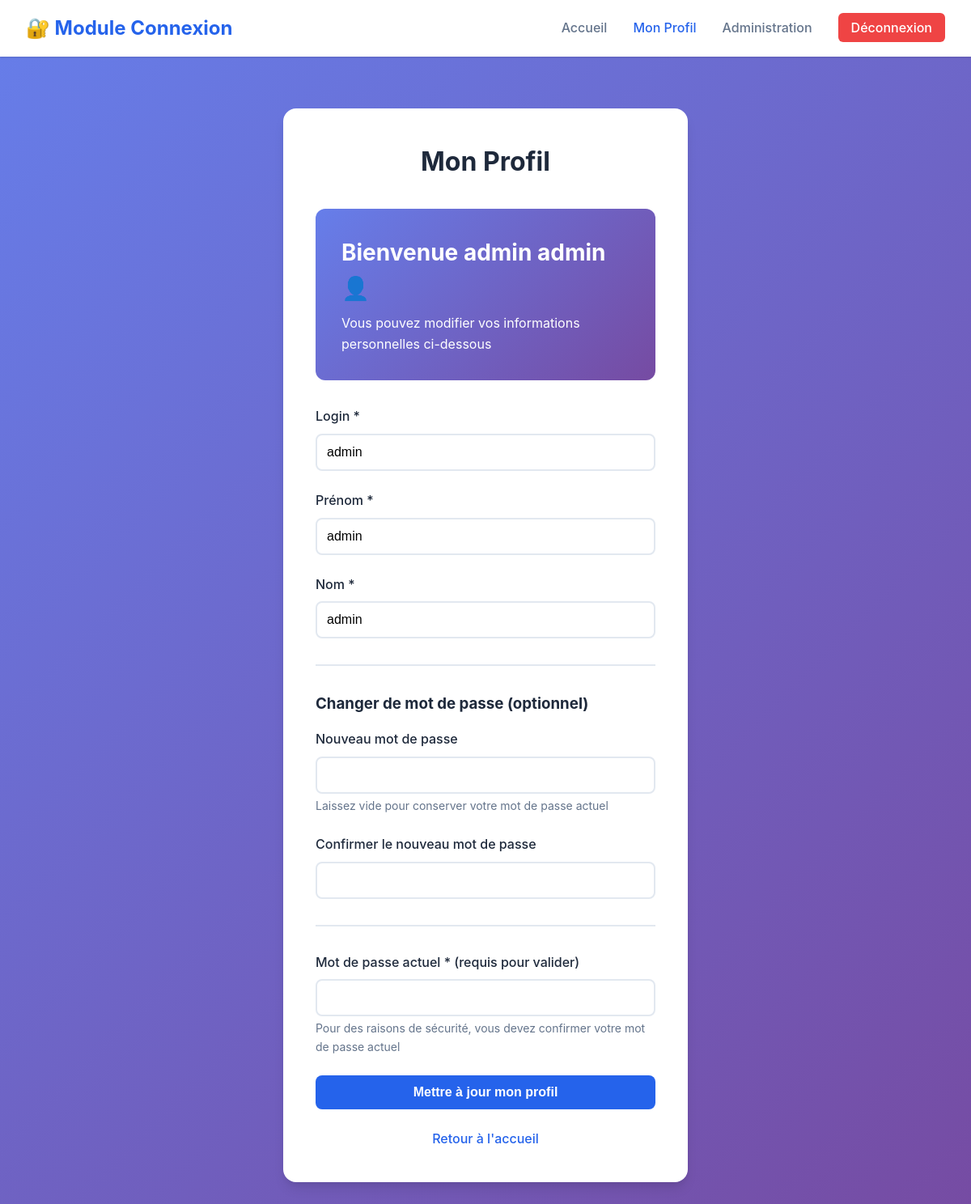
Page /profil.php (signed in) on the committed database.
### tables this page shows
CREATE TABLE `utilisateurs` (
  `id` int NOT NULL,
  `login` varchar(255) NOT NULL,
  `prenom` varchar(255) NOT NULL,
  `nom` varchar(255) NOT NULL,
  `password` varchar(255) NOT NULL,
  `created_at` timestamp NOT NULL DEFAULT CURRENT_TIMESTAMP
);

### profil.php (the view, shortened to what this page needs)
<?php
require_once 'db.php';
$stmt = $pdo->prepare("SELECT * FROM utilisateurs WHERE id = ?");
$stmt->execute([$_SESSION['user_id']]);
$user = $stmt->fetch();
?>
<!DOCTYPE html>
<html lang="fr">
<head>
    <link rel="stylesheet" href="./assets/css/style.css">
</head>
<body>
    <nav>
        <div class="container">
            <h1>🔐 Module Connexion</h1>
            <ul>
                <li><a href="./index.php">Accueil</a></li>
                <li><a href="./profil.php" class="active">Mon Profil</a></li>
                <?php if ($_SESSION['user_login'] === 'admin'): ?>
                    <li><a href="./admin.php">Administration</a></li>
                <?php endif; ?>
                <li><a href="./deconnexion.php" class="btn-logout">Déconnexion</a></li>
            </ul>
        </div>
    </nav>
    <main class="container">
        <div class="form-container">
            <h2>Mon Profil</h2>
            <div class="welcome-message" style="margin-bottom: 2rem;">
                <h3>Bienvenue <?php echo htmlspecialchars($user['prenom']); ?> <?php echo htmlspecialchars($user['nom']); ?> 👤</h3>
                <p>Vous pouvez modifier vos informations personnelles ci-dessous</p>
            </div>
            <form method="POST" action="">
                <div class="form-group">
                    <label for="login">Login *</label>
                    <input
                        type="text"
                        id="login"
                        name="login"
                        value="<?php echo htmlspecialchars($user['login']); ?>"
                        required
                    >
                </div>
                <div class="form-group">
                    <label for="prenom">Prénom *</label>
                    <input
                        type="text"
                        id="prenom"
                        name="prenom"
                        value="<?php echo htmlspecialchars($user['prenom']); ?>"
                        required
                    >
                </div>
                <div class="form-group">
                    <label for="nom">Nom *</label>
                    <input
                        type="text"
                        id="nom"
                        name="nom"
                        value="<?php echo htmlspecialchars($user['nom']); ?>"
                        required
                    >
                </div>
                <hr style="margin: 2rem 0; border: none; border-top: 2px solid var(--border-color);">
                <h3 style="margin-bottom: 1rem; color: var(--text-primary);">Changer de mot de passe (optionnel)</h3>
                <div class="form-group">
                    <label for="new_password">Nouveau mot de passe</label>
                    <input
                        type="password"
                        id="new_password"
                        name="new_password"
                    >
                    <small>Laissez vide pour conserver votre mot de passe actuel</small>
                </div>
                <div class="form-group">
                    <label for="confirm_password">Confirmer le nouveau mot de passe</label>
                    <input
                        type="password"
                        id="confirm_password"
                        name="confirm_password"
                    >
                </div>
                <hr style="margin: 2rem 0; border: none; border-top: 2px solid var(--border-color);">
                <div class="form-group">
                    <label for="current_password">Mot de passe actuel * (requis pour valider)</label>
                    <input
                        type="password"
                        id="current_password"
                        name="current_password"
                        required
                    >
                    <small>Pour des raisons de sécurité, vous devez confirmer votre mot de passe actuel</small>
                </div>
                <button type="submit" class="btn btn-primary">Mettre à jour mon profil</button>
            </form>
            <p class="text-center">
                <a href="index.php">Retour à l'accueil</a>
            </p>
        </div>
    </main>
</body>
</html>

### assets/css/style.css (style rules this page uses)
* { margin: 0; padding: 0; box-sizing: border-box; }
:root { --primary-color: #2563eb; --primary-hover: #1d4ed8; --secondary-color: #64748b; --success-color: #10b981; --error-color: #ef4444; --background: #f8fafc; --surface: #ffffff; --text-primary: #1e293b; --text-secondary: #64748b; --border-color: #e2e8f0; --shadow: 0 1px 3px 0 rgba(0, 0, 0, 0.1), 0 1px 2px 0 rgba(0, 0, 0, 0.06); --shadow-lg: 0 10px 15px -3px rgba(0, 0, 0, 0.1), 0 4px 6px -2px rgba(0, 0, 0, 0.05); }
body { font-family: -apple-system, BlinkMacSystemFont, 'Segoe UI', Roboto, 'Helvetica Neue', Arial, sans-serif; background: linear-gradient(135deg, #667eea 0%, #764ba2 100%); min-height: 100vh; color: var(--text-primary); line-height: 1.6; }
nav { background: var(--surface); box-shadow: var(--shadow); position: sticky; top: 0; z-index: 100; }
nav .container { max-width: 1200px; margin: 0 auto; padding: 1rem 2rem; display: flex; justify-content: space-between; align-items: center; }
nav h1 { font-size: 1.5rem; color: var(--primary-color); }
nav ul { list-style: none; display: flex; gap: 2rem; align-items: center; }
nav a { text-decoration: none; color: var(--text-secondary); font-weight: 500; transition: color 0.3s; }
nav a:hover, nav a.active { color: var(--primary-color); }
nav .btn-logout { background: var(--error-color); color: white; padding: 0.5rem 1rem; border-radius: 0.375rem; }
.container { max-width: 1200px; margin: 0 auto; padding: 2rem; }
.welcome-message { background: linear-gradient(135deg, #667eea 0%, #764ba2 100%); color: white; padding: 2rem; border-radius: 0.75rem; margin-top: 2rem; }
.welcome-message h3 { font-size: 1.75rem; margin-bottom: 0.5rem; }
.form-container { max-width: 500px; margin: 2rem auto; background: var(--surface); padding: 2.5rem; border-radius: 1rem; box-shadow: var(--shadow-lg); }
.form-container h2 { text-align: center; margin-bottom: 2rem; color: var(--text-primary); font-size: 2rem; }
.form-group { margin-bottom: 1.5rem; }
.form-group label { display: block; margin-bottom: 0.5rem; font-weight: 500; color: var(--text-primary); }
.form-group input, .form-group select, .form-group textarea { width: 100%; padding: 0.75rem; border: 2px solid var(--border-color); border-radius: 0.5rem; font-size: 1rem; transition: border-color 0.3s, box-shadow 0.3s; }
.form-group small { display: block; margin-top: 0.25rem; color: var(--text-secondary); font-size: 0.875rem; }
.btn { display: inline-block; padding: 0.75rem 1.5rem; border: none; border-radius: 0.5rem; font-size: 1rem; font-weight: 600; text-decoration: none; cursor: pointer; transition: all 0.3s; text-align: center; }
.btn-primary { background: var(--primary-color); color: white; }
button[type="submit"] { width: 100%; }
.text-center { text-align: center; margin-top: 1.5rem; }
.text-center a { color: var(--primary-color); text-decoration: none; font-weight: 500; }

### rows in the picture
utilisateurs: prenom "admin", nom "admin", login "admin"
